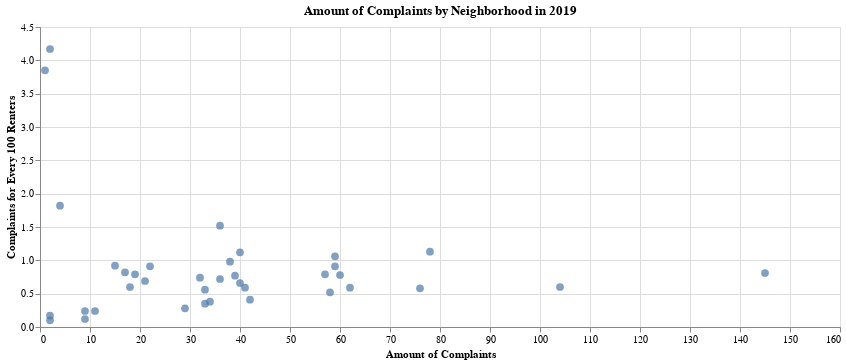

Notebook source saved alongside this figure:
### Code cell
alt.Chart(complaints_by_renters_2019).mark_circle(size=60).encode(
    x=alt.X('petition_id',title='Amount of Complaints'),
    y=alt.Y('rate',title='Complaints for Every 100 Renters'),
    tooltip=['neighborhoods', 'rate', 'petition_id']
).properties(
    title='Amount of Complaints by Neighborhood in 2019',
    width=800,
    height=300
).interactive()

### Figure 1 — Vega-Lite specification as saved in the notebook (floating-point values rounded to 4 significant figures)
{"config": {"view": {"continuousWidth": 400, "continuousHeight": 300}}, "data": {"name": "data-ebf1ffadc64bcbfac3f6bd207eac818e"}, "mark": {"type": "circle", "size": 60}, "encoding": {"tooltip": [{"field": "neighborhoods", "type": "nominal"}, {"field": "rate", "type": "quantitative"}, {"field": "petition_id", "type": "quantitative"}], "x": {"field": "petition_id", "title": "Amount of Complaints", "type": "quantitative"}, "y": {"field": "rate", "title": "Complaints for Every 100 Renters", "type": "quantitative"}}, "height": 300, "selection": {"selector003": {"type": "interval", "bind": "scales", "encodings": ["x", "y"]}}, "title": "Amount of Complaints by Neighborhood in 2019", "width": 800, "$schema": "https://vega.github.io/schema/vega-lite/v4.17.0.json", "datasets": {"data-ebf1ffadc64bcbfac3f6bd207eac818e": [{"neighborhoods": "Bayview Hunters Point", "renter": 5849, "petition_id": 33, "rate": 0.56}, {"neighborhoods": "Bernal Heights", "renter": 3888, "petition_id": 38, "rate": 0.98}, {"neighborhoods": "Castro/Upper Market", "renter": 6901, "petition_id": 78, "rate": 1.13}, {"neighborhoods": "Chinatown", "renter": 6486, "petition_id": 59, "rate": 0.91}, {"neighborhoods": "Excelsior", "renter": 3587, "petition_id": 40, "rate": 1.12}, {"neighborhoods": "Financial District/South Beach", "renter": 7656, "petition_id": 9, "rate": 0.12}, {"neighborhoods": "Glen Park", "renter": 1201, "petition_id": 2, "rate": 0.17}, {"neighborhoods": "Golden Gate Park", "renter": 48, "petition_id": 2, "rate": 4.17}, {"neighborhoods": "Haight Ashbury", "renter": 5562, "petition_id": 59, "rate": 1.06}, {"neighborhoods": "Hayes Valley", "renter": 7696, "petition_id": 60, "rate": 0.78}, {"neighborhoods": "Inner Richmond", "renter": 6040, "petition_id": 40, "rate": 0.66}, {"neighborhoods": "Inner Sunset", "renter": 6961, "petition_id": 41, "rate": 0.59}, {"neighborhoods": "Japantown", "renter": 1963, "petition_id": 2, "rate": 0.1}, {"neighborhoods": "Lakeshore", "renter": 4671, "petition_id": 11, "rate": 0.24}, {"neighborhoods": "Lincoln Park", "renter": 26, "petition_id": 1, "rate": 3.85}, {"neighborhoods": "Lone Mountain/USF", "renter": 4348, "petition_id": 32, "rate": 0.74}, {"neighborhoods": "Marina", "renter": 10123, "petition_id": 42, "rate": 0.41}, {"neighborhoods": "Mission", "renter": 17832, "petition_id": 145, "rate": 0.81}, {"neighborhoods": "Nob Hill", "renter": 13156, "petition_id": 76, "rate": 0.58}, {"neighborhoods": "Noe Valley", "renter": 5083, "petition_id": 39, "rate": 0.77}, {"neighborhoods": "North Beach", "renter": 4966, "petition_id": 36, "rate": 0.72}, {"neighborhoods": "Oceanview/Merced/Ingleside", "renter": 2419, "petition_id": 22, "rate": 0.91}, {"neighborhoods": "Outer Mission", "renter": 2372, "petition_id": 36, "rate": 1.52}, {"neighborhoods": "Outer Richmond", "renter": 11218, "petition_id": 58, "rate": 0.52}, {"neighborhoods": "Pacific Heights", "renter": 9413, "petition_id": 33, "rate": 0.35}, {"neighborhoods": "Portola", "renter": 1630, "petition_id": 15, "rate": 0.92}, {"neighborhoods": "Potrero Hill", "renter": 3690, "petition_id": 9, "rate": 0.24}, {"neighborhoods": "Presidio Heights", "renter": 2982, "petition_id": 18, "rate": 0.6}, {"neighborhoods": "Russian Hill", "renter": 7252, "petition_id": 57, "rate": 0.79}, {"neighborhoods": "Seacliff", "renter": 220, "petition_id": 4, "rate": 1.82}, {"neighborhoods": "South of Market", "renter": 10540, "petition_id": 29, "rate": 0.28}, {"neighborhoods": "Sunset/Parkside", "renter": 10466, "petition_id": 62, "rate": 0.59}, {"neighborhoods": "Tenderloin", "renter": 17199, "petition_id": 104, "rate": 0.6}, {"neighborhoods": "Twin Peaks", "renter": 2084, "petition_id": 17, "rate": 0.82}, {"neighborhoods": "Visitacion Valley", "renter": 2405, "petition_id": 19, "rate": 0.79}, {"neighborhoods": "West of Twin Peaks", "renter": 3026, "petition_id": 21, "rate": 0.69}, {"neighborhoods": "Western Addition", "renter": 9031, "petition_id": 34, "rate": 0.38}]}}
